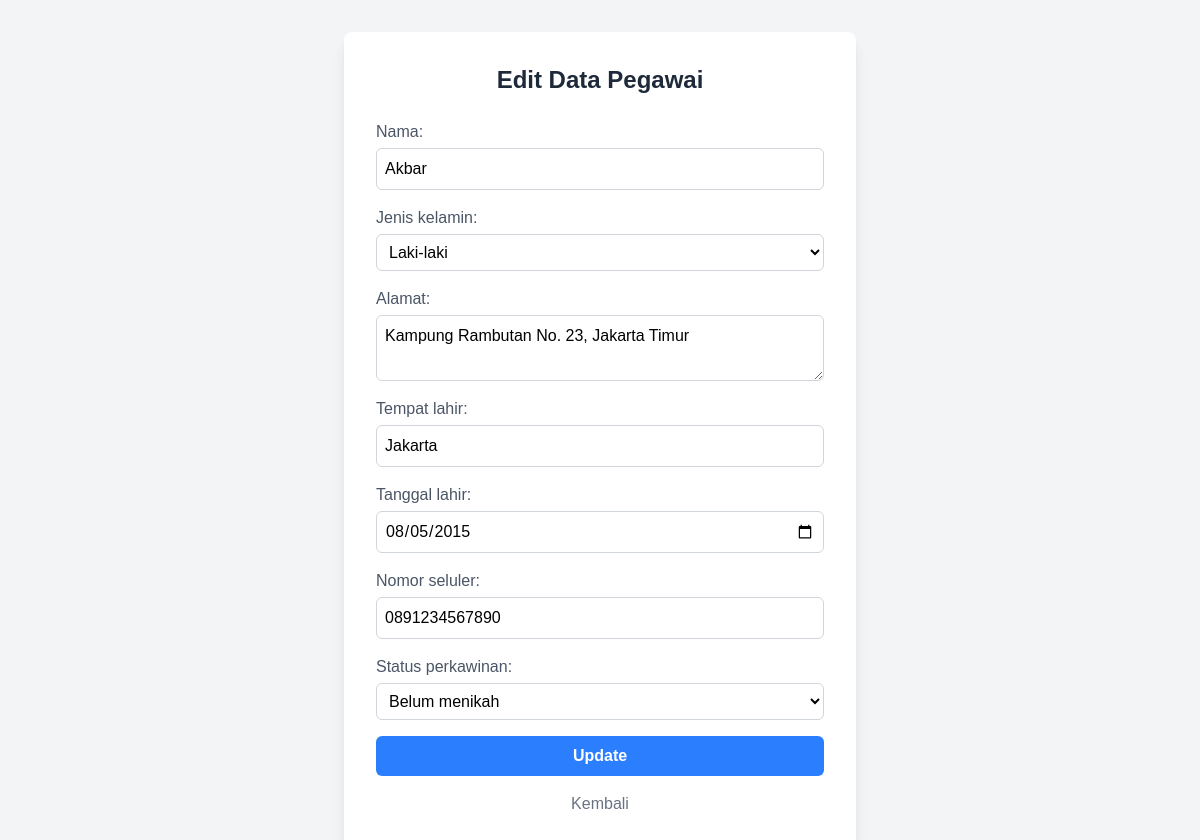
The app's page /Kepagawaian/update.php?id=2 with its own data.
### tables this page shows
CREATE TABLE `pegawai` (
  `id` int NOT NULL,
  `nama` varchar(50) NOT NULL,
  `jenis_kelamin` varchar(10) NOT NULL,
  `alamat` text NOT NULL,
  `tempat_lahir` varchar(30) NOT NULL,
  `tanggal_lahir` date NOT NULL,
  `nomor_seluler` varchar(15) DEFAULT NULL,
  `status_perkawinan` varchar(15) NOT NULL
);

### Kepagawaian/update.php (the view, shortened to what this page needs)
<?php
include("connection.php");
$id = $_GET['id'];
$query = mysqli_prepare($connection, "SELECT * FROM pegawai WHERE id = ?");
mysqli_stmt_bind_param($query, "i", $id);
mysqli_stmt_execute($query);
$result = mysqli_stmt_get_result($query);
$pegawai = mysqli_fetch_assoc($result);
?>
<!DOCTYPE html>
<html lang="en">
<head>
    <script src="https://cdn.jsdelivr.net/npm/@tailwindcss/browser@4"></script>
</head>
<body class="bg-gray-100 p-8 min-h-screen flex items-center justify-center">
    <div class="bg-white p-8 rounded-lg shadow-lg w-full max-w-lg">
        <h1 class="text-2xl font-bold text-gray-800 mb-6 text-center">Edit Data Pegawai</h1>
        <form action="" method="post" class="space-y-4">
            <div class="flex flex-col">
                <label for="nama" class="mb-1 text-gray-600">Nama:</label>
                <input type="text" id="nama" name="nama" value="<?= htmlspecialchars($pegawai['nama']) ?>" required class="p-2 border border-gray-300 rounded-md focus:outline-none focus:ring-2 focus:ring-blue-400">
            </div>
            <div class="flex flex-col">
                <label for="jenis_kelamin" class="mb-1 text-gray-600">Jenis kelamin:</label>
                <select id="jenis_kelamin" name="jenis_kelamin" required class="p-2 border border-gray-300 rounded-md focus:outline-none focus:ring-2 focus:ring-blue-400">
                    <option value="Laki-laki" <?= $pegawai['jenis_kelamin'] == 'Laki-laki' ? 'selected' : '' ?>>Laki-laki</option>
                </select>
            </div>
            <div class="flex flex-col">
                <label for="alamat" class="mb-1 text-gray-600">Alamat:</label>
                <textarea id="alamat" name="alamat" required class="p-2 border border-gray-300 rounded-md focus:outline-none focus:ring-2 focus:ring-blue-400"><?= htmlspecialchars($pegawai['alamat']) ?></textarea>
            </div>
            <div class="flex flex-col">
                <label for="tempat_lahir" class="mb-1 text-gray-600">Tempat lahir:</label>
                <input type="text" id="tempat_lahir" name="tempat_lahir" value="<?= htmlspecialchars($pegawai['tempat_lahir']) ?>" required class="p-2 border border-gray-300 rounded-md focus:outline-none focus:ring-2 focus:ring-blue-400">
            </div>
            <div class="flex flex-col">
                <label for="tanggal_lahir" class="mb-1 text-gray-600">Tanggal lahir:</label>
                <input type="date" id="tanggal_lahir" name="tanggal_lahir" value="<?= $pegawai['tanggal_lahir'] ?>" required class="p-2 border border-gray-300 rounded-md focus:outline-none focus:ring-2 focus:ring-blue-400">
            </div>
            <div class="flex flex-col">
                <label for="nomor_seluler" class="mb-1 text-gray-600">Nomor seluler:</label>
                <input type="text" id="nomor_seluler" name="nomor_seluler" value="<?= htmlspecialchars($pegawai['nomor_seluler']) ?>" class="p-2 border border-gray-300 rounded-md focus:outline-none focus:ring-2 focus:ring-blue-400">
            </div>
            <div class="flex flex-col">
                <label for="status_perkawinan" class="mb-1 text-gray-600">Status perkawinan:</label>
                <select id="status_perkawinan" name="status_perkawinan" required class="p-2 border border-gray-300 rounded-md focus:outline-none focus:ring-2 focus:ring-blue-400">
                    <option value="Belum Menikah" <?= $pegawai['status_perkawinan'] == 'Belum Menikah' ? 'selected' : '' ?>>Belum menikah</option>
                </select>
            </div>
            <button type="submit" class="w-full bg-blue-500 hover:bg-blue-600 text-white font-bold py-2 rounded-md transition-colors duration-300">Update</button>
        </form>
        <a href="list.php" class="block text-center mt-4 text-gray-500 hover:text-gray-700 transition-colors duration-300">Kembali</a>
    </div>
</body>
</html>

### Kepagawaian/update.php (style rules this page uses)
body { font-family: Arial, sans-serif; }

### records on screen
pegawai: nama "Akbar", jenis_kelamin "Laki-laki", alamat "Kampung Rambutan No. 23, Jakarta Timur", tempat_lahir "Jakarta", tanggal_lahir "08/05/2015", nomor_seluler "0891234567890", status_perkawinan "Belum menikah"
